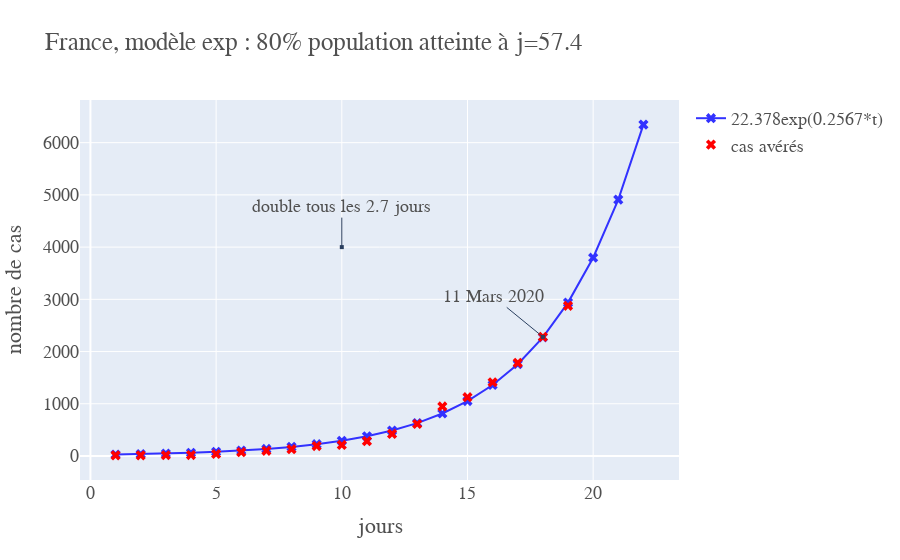

The notebook cell saved with this chart:
### Code cell
import plotly.graph_objects as go

dateplot="11-03-2020"


fig = go.Figure(data=[
    go.Scatter(x=data[:,0], y=fitfit, mode='lines+markers',name=str(a)+'exp('+str(b)+"*t)",marker=dict(color='rgb(50, 50, 255)',symbol='x',size=9)),
    go.Scatter(x=data[:-3,0], y=data[:-3,1],name="cas avérés", mode='markers',marker=dict(color='rgb(255, 0, 0)',symbol='x',size=9))
                     ])    

fig.update_layout(
           title="France, modèle exp : 80% population atteinte à j="+str(jours80),
           xaxis_title="jours",
           yaxis_title="nombre de cas",
           font=dict(family="Courier New, monospace",size=18,color='rgb(80, 80,80)'),
        annotations=[
            dict(
            x=18,
            y=2281,
            xref="x",
            yref="y",
            text="11 Mars 2020",
            showarrow=True,
            arrowhead=7,
            ax=-49,
            ay=-40
        ),
         dict(
            x=10,
            y=4000,
            xref="x",
            yref="y",
            text="double tous les "+str(doubletemps)+" jours",
            showarrow=True,
            arrowhead=7,
            ax=0,
            ay=-40
        )
        ]
           )
    
fig.write_html("France_"+str(dateplot)+".html")
fig.show()

### Figure 1 — Plotly figure (JSON) as saved in the notebook; plotly's stock layout.template omitted (floating-point values rounded to 4 significant figures)
{"data": [{"marker": {"color": "rgb(50, 50, 255)", "size": 9, "symbol": "x"}, "mode": "lines+markers", "name": "22.378exp(0.2567*t)", "type": "scatter", "x": [1, 2, 3, 4, 5, 6, 7, 8, 9, 10, 11, 12, 13, 14, 15, 16, 17, 18, 19, 20, 21, 22], "y": [28.93, 37.39, 48.34, 62.48, 80.77, 104.4, 135.0, 174.5, 225.5, 291.5, 376.8, 487.1, 629.7, 813.9, 1052.0, 1360.0, 1758.0, 2273.0, 2938.0, 3797.0, 4909.0, 6345.0]}, {"marker": {"color": "rgb(255, 0, 0)", "size": 9, "symbol": "x"}, "mode": "markers", "name": "cas avérés", "type": "scatter", "x": [1, 2, 3, 4, 5, 6, 7, 8, 9, 10, 11, 12, 13, 14, 15, 16, 17, 18, 19], "y": [12, 12, 14, 18, 38, 73, 100, 130, 191, 212, 285, 423, 613, 949, 1126, 1412, 1784, 2281, 2876]}], "layout": {"annotations": [{"arrowhead": 7, "ax": -49, "ay": -40, "showarrow": true, "text": "11 Mars 2020", "x": 18, "xref": "x", "y": 2281, "yref": "y"}, {"arrowhead": 7, "ax": 0, "ay": -40, "showarrow": true, "text": "double tous les 2.7 jours", "x": 10, "xref": "x", "y": 4000, "yref": "y"}], "font": {"color": "rgb(80, 80,80)", "family": "Courier New, monospace", "size": 18}, "title": {"text": "France, modèle exp : 80% population atteinte à j=57.4"}, "xaxis": {"title": {"text": "jours"}}, "yaxis": {"title": {"text": "nombre de cas"}}}}
